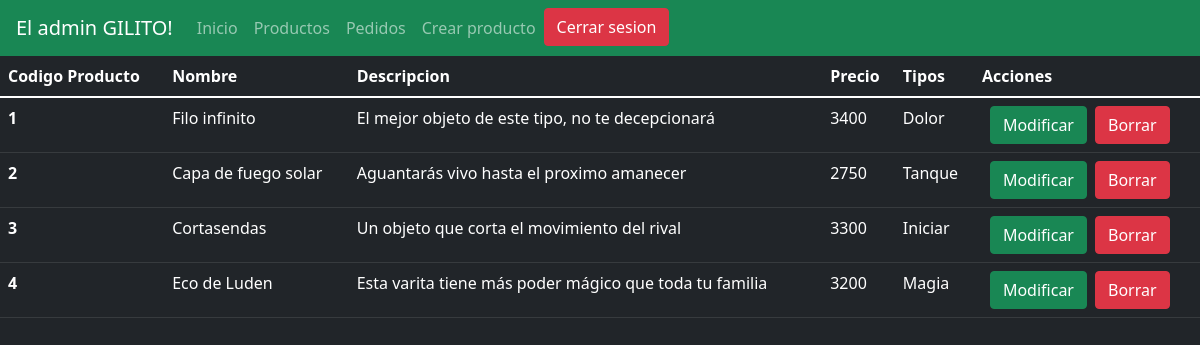
Page /admin/productos.php on the committed database.
### tables this page shows
create table productos(
codigoproducto int AUTO_INCREMENT primary key,
nombre varchar(40) not null,
descripcion varchar(60) not null,
precio int not null,
tipos enum('Dolor', 'Tanque', 'Iniciar', 'Magia') not null,
nombreimagen varchar(40) not null
);

### admin/productos.php (the view, shortened to what this page needs)
<!DOCTYPE html>
<html lang="es">
<head>
    <link href="https://cdn.jsdelivr.net/npm/bootstrap@5.1.3/dist/css/bootstrap.min.css" rel="stylesheet">
</head>
<body class='bg-dark'>
    <?php include_once('banneradmin.php');
    $mysqli = new mysqli('localhost', 'root', '', 'lol');
    $sql = "select * from productos";
    $resultado = $mysqli->query($sql);
    echo "<table class='table table-dark'>";
    echo "    <thead>";
    echo "        <tr>";
    echo "            <th scope='col'>Codigo Producto</th>";
    echo "            <th scope='col'>Nombre</th>";
    echo "            <th scope='col'>Descripcion</th>";
    echo "            <th scope='col'>Precio</th>";
    echo "            <th scope='col'>Tipos</th>";
    echo "            <th scope='col'>Acciones</th>";
    echo "        </tr>";
    echo "    </thead>";
    echo "    <tbody>";
    while ($row = $resultado->fetch_assoc()) {
        echo "        <tr>";
        echo "            <th scope='row'>".$row['codigoproducto']."</th>";
        echo "            <td>".$row['nombre']."</td>";
        echo "            <td>".$row['descripcion']."</td>";
        echo "            <td>".$row['precio']."</td>";
        echo "            <td>".$row['tipos']."</td>";
        echo "            <td><a class='btn btn-success mx-2' href='modificarproducto.php?id=".$row['codigoproducto']."' role='button'>Modificar</a><a class='btn btn-danger' href='borrarproducto.php?id=".$row['codigoproducto']."' role='button'>Borrar</a></td>";
        echo "        </tr>";
    }
    echo "    </tbody>";
    echo "</table>";
    ?>
</body>
</html>

### rows in the picture
productos: codigoproducto "1", nombre "Filo infinito", descripcion "El mejor objeto de este tipo, no te decepcionará", precio "3400", tipos "Dolor"
productos: codigoproducto "2", nombre "Capa de fuego solar", descripcion "Aguantarás vivo hasta el proximo amanecer", precio "2750", tipos "Tanque"
productos: codigoproducto "3", nombre "Cortasendas", descripcion "Un objeto que corta el movimiento del rival", precio "3300", tipos "Iniciar"
productos: codigoproducto "4", nombre "Eco de Luden", descripcion "Esta varita tiene más poder mágico que toda tu familia", precio "3200", tipos "Magia"
